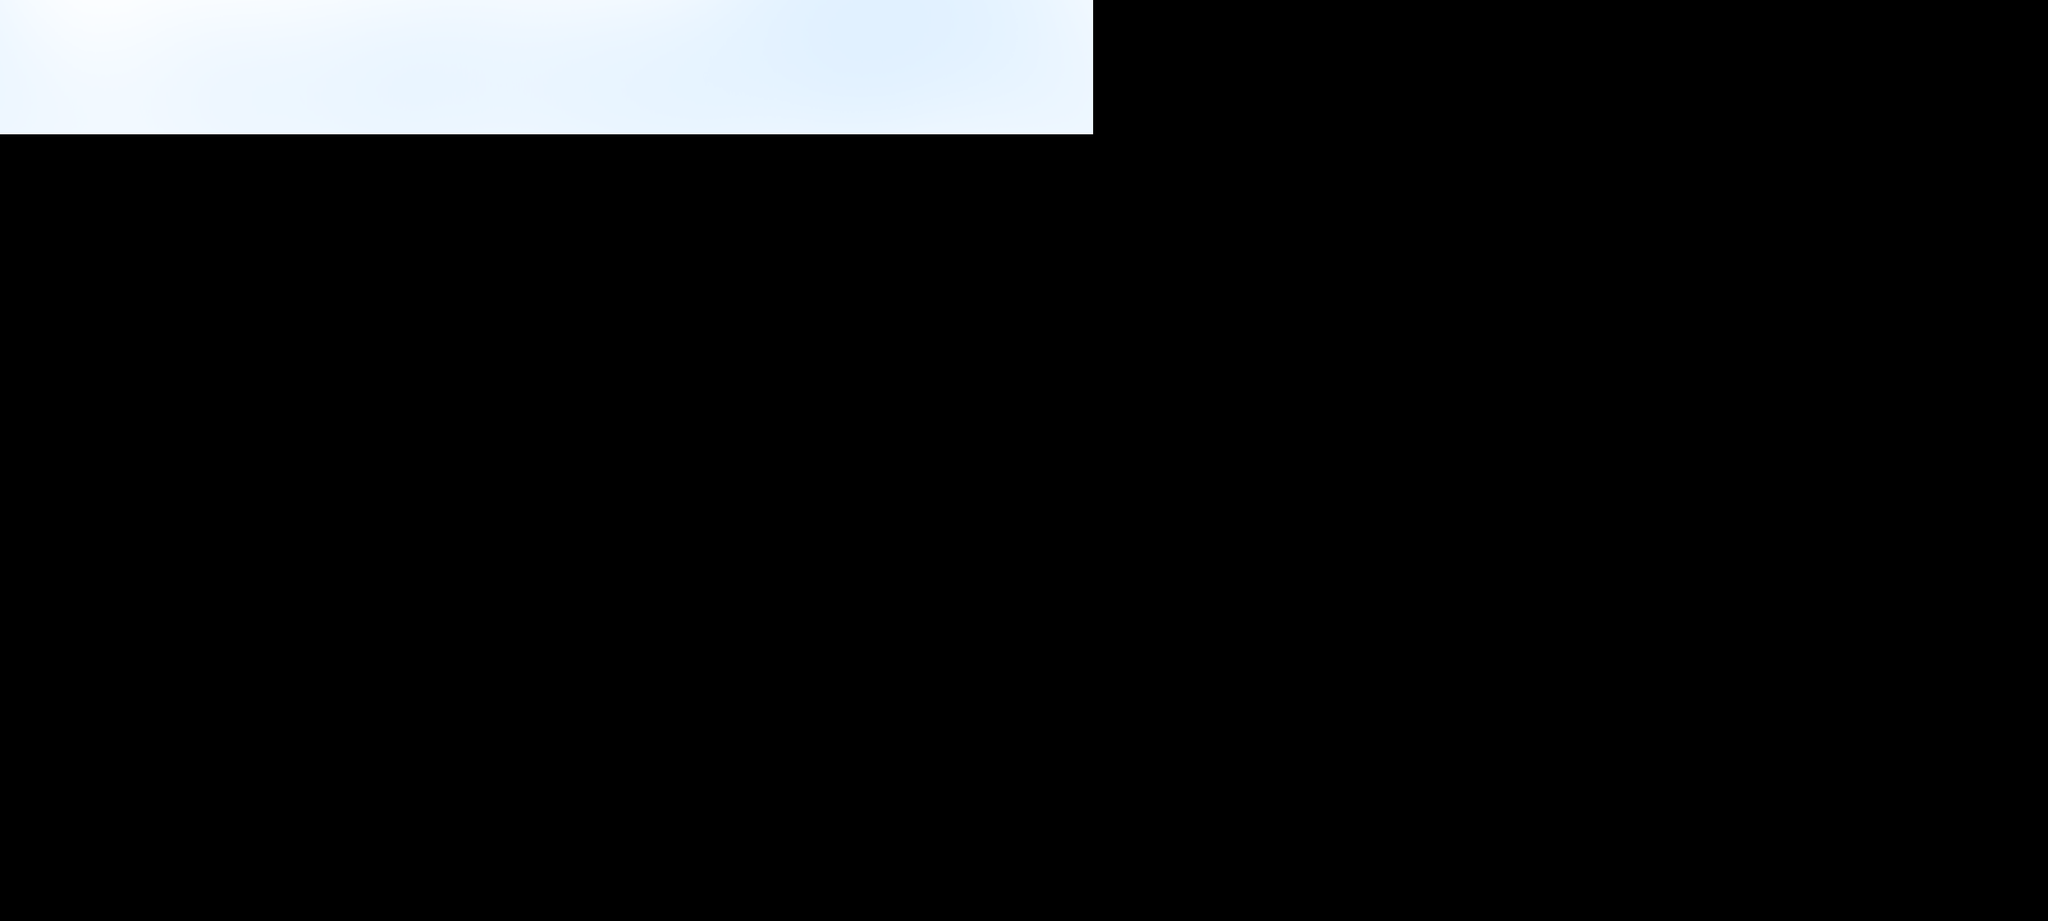

Rendered tile map (Tiled .tmx) drawn with the repository's tilesets; below, a short description and the map source with its tile grids summarised:
An orthogonal 100x45 tile map with 32x32 px tiles, 3 tile layers (Background, Main, Foreground), 2 tilesets, 1 image layer and 20 objects (snowmangry, rollball, empeguin, goal).

<map version="1.10" tiledversion="1.11.2" orientation="orthogonal" renderorder="right-down" width="100" height="45" tilewidth="32" tileheight="32" infinite="0" nextlayerid="9" nextobjectid="25">
 <properties>
  <property name="Level Creator" value="Vaesea" />
  <property name="Level Name" value="Test Level" />
  <property name="Music" value="assets/music/present/antarctic_snow.ogg" />
 </properties>
 <tileset firstgid="1" source="../tilesets/tiles.tsx" />
 <tileset firstgid="17" source="../tilesets/characters.tsx" />
 <imagelayer id="4" name="Background Image" offsetx="0" offsety="-750" parallaxx="0.25" parallaxy="0.25" repeatx="1" repeaty="1">
  <image source="../../images/background/snowbg.png" width="1708" height="960" />
  <properties>
   <property name="offsetX" value="0" />
   <property name="offsetY" value="-750" />
  </properties>
 </imagelayer>
 <layer id="3" name="Background" width="100" height="45">
  <data>[4500 cells, 0 non-empty, 0 distinct tile ids]</data>
 </layer>
 <layer id="1" name="Main" width="100" height="45">
  <data>[4500 cells, 633 non-empty, 6 distinct tile ids]</data>
 </layer>
 <layer id="2" name="Foreground" width="100" height="45">
  <data>[4500 cells, 0 non-empty, 0 distinct tile ids]</data>
 </layer>
 <objectgroup id="8" name="Enemies">
  <object id="20" type="snowmangry" gid="18" x="576" y="1152" width="32" height="32" />
  <object id="23" type="rollball" gid="19" x="2336" y="1184" width="32" height="32" />
  <object id="24" type="empeguin" gid="20" x="1728" y="1184" width="32" height="32" />
 </objectgroup>
 <objectgroup id="5" name="Player">
  <object id="1" gid="17" x="64" y="1280" width="32" height="32" />
 </objectgroup>
 <objectgroup id="7" name="Solid">
  <object id="4" x="0" y="1280" width="672" height="160" />
  <object id="5" x="832" y="1280" width="448" height="160" />
  <object id="6" x="1280" y="1248" width="32" height="192" />
  <object id="7" x="1312" y="1216" width="32" height="224" />
  <object id="8" x="1344" y="1184" width="448" height="256" />
  <object id="9" x="1792" y="1216" width="192" height="224" />
  <object id="10" x="1984" y="1184" width="416" height="256" />
  <object id="11" x="2400" y="1216" width="64" height="224" />
  <object id="13" x="2464" y="1248" width="64" height="192" />
  <object id="14" x="2528" y="1280" width="64" height="160" />
  <object id="15" x="2592" y="1312" width="608" height="128" />
  <object id="16" x="2080" y="1088" width="224" height="32" />
  <object id="18" x="2080" y="864" width="224" height="32" />
  <object id="19" x="2048" y="896" width="288" height="192" />
  <object id="22" x="416" y="1152" width="224" height="32" />
 </objectgroup>
 <objectgroup id="6" name="Level">
  <object id="3" type="goal" x="3008" y="0" width="32" height="1312" />
 </objectgroup>
</map>
